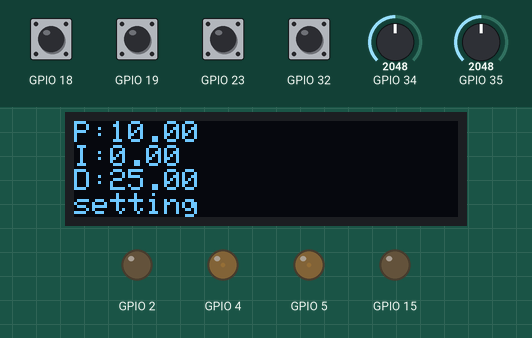
Recording of a sketch running on a simulated ESP32. On the bench: 128×32 one-colour display, output pins drawn as LEDs (lit = HIGH). The inputs (shaded band) are chosen by the test bench; at power-on: GPIO 18, GPIO 19, GPIO 23, GPIO 32 HIGH, GPIO 34 = 2048, GPIO 35 = 2048 (analog values on the 0–4095 scale). The display library's start-up logo is not drawn.

Above: at 3.2 s.
3.3 s: GPIO 18 pulled LOW for 1 s
At 5.3 s:
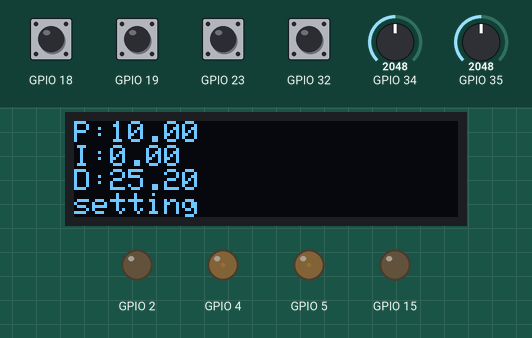
6.1 s: GPIO 34 set to 3603
At 6.5 s:
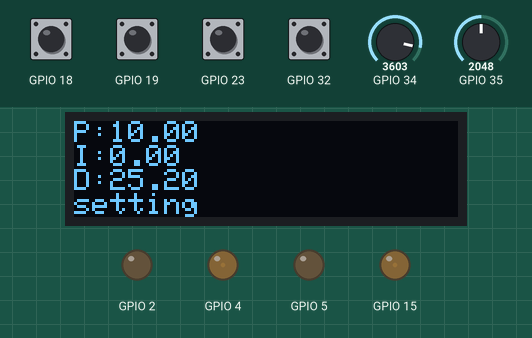
7.6 s: GPIO 19 pulled LOW for 0.15 s
At 9.0 s:
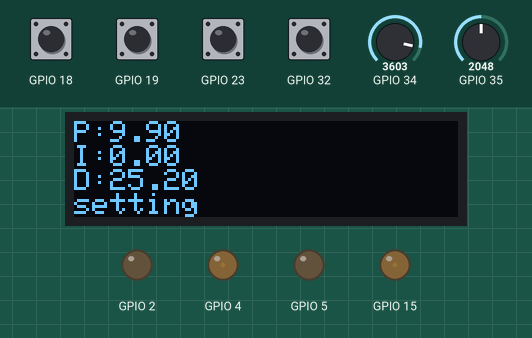
9.7 s: GPIO 23 pulled LOW for 1 s
At 11.9 s:
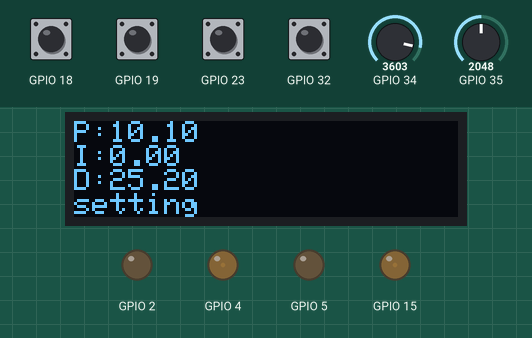
12.2 s: GPIO 32 pulled LOW for 0.15 s
At 14.0 s:
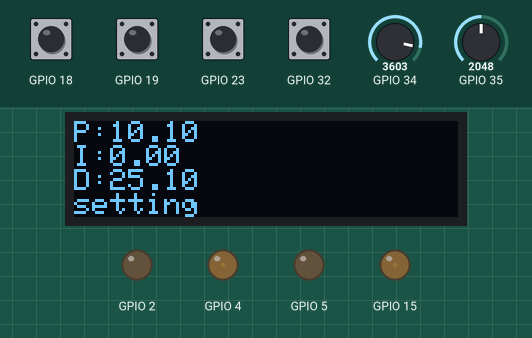
14.3 s: GPIO 19 pulled LOW for 1 s
At 16.2 s:
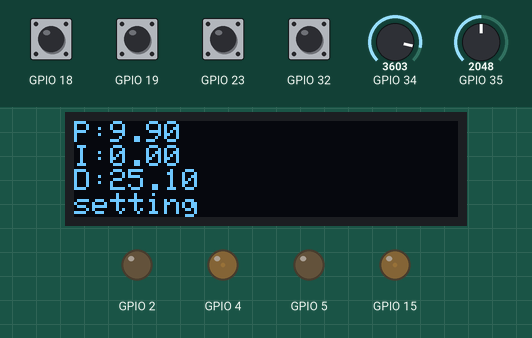
Timing chart, 0 to 17.7 s (numbered marks = the images above; inputs shaded):
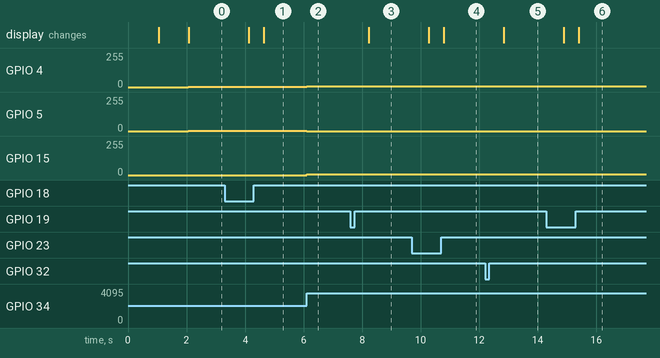

Measured:
- after the input at 3.3 s, the display: first changes after 0.82 s (image 1 shows a later state)
- after the input at 6.1 s, GPIO 4: 3/255 → 6/255 at once; GPIO 5: 3/255 → 0/255 at once; GPIO 15: 0/255 → 6/255 at once
- after the input at 7.6 s, the display: changes after 0.62 s (image 3)
- after the input at 9.7 s, the display: first changes after 0.58 s (image 4 shows a later state)
- after the input at 12.2 s, the display: changes after 0.64 s (image 5)
- after the input at 14.3 s, the display: first changes after 0.59 s (image 6 shows a later state)

The sketch:

pwm.ino
```cpp
#include <Wire.h>
#include <Adafruit_SSD1306.h> // Memanggil Library OLED SSD1306

#define SCREEN_WIDTH 128 // Lebar Oled dalam Pixel
#define SCREEN_HEIGHT 32 // Tinggi Oled dalam Pixel

#define OLED_RESET     -1
Adafruit_SSD1306 display(SCREEN_WIDTH, SCREEN_HEIGHT, &Wire, OLED_RESET);

int sensor[2];
int threshold[2] = {750,750};
byte nilai_sensor;
int posisi;
byte v = 3;
int sp =0;
double kp=10,ki=0,kd=25;
double output_motor[2];
//Interrupt variabel
hw_timer_t * timer = NULL;
//Program interrupt
void IRAM_ATTR onTime() {
  sensor[0] = analogRead(35);
  sensor[1] = analogRead(34);

  nilai_sensor=0;
  for(byte i=0;i<2;i++)
  {
   if(sensor[i]>threshold[i]) nilai_sensor |= 1 << i;
   else nilai_sensor |= 0 << i;
  }
  nilai_sensor |= 1 << 7;

  switch(nilai_sensor)
  {
    case 0b10000010: posisi=-1; break;
    case 0b10000011: posisi=0; break;
    case 0b10000001: posisi=1; break;
  }

  static int error,prev_error;
  static double p,i,d,output;
  error = sp - posisi;
  p = kp*error;
  i += ki*error;
  d = kd*(error-prev_error);
  prev_error = error;

  output = p + i + d;
  output_motor[0]=v-output;
  output_motor[1]=v+output;

  if(output_motor[0]>6)output_motor[0]=6;
  else if(output_motor[0]<-6)output_motor[0]=-6;
  if(output_motor[1]>6)output_motor[1]=6;
  else if(output_motor[1]<-6)output_motor[1]=-6;

  if(output_motor[0]>0)
  {
    ledcWrite(0, abs(output_motor[0]));
    ledcWrite(1, 0);
  }
  else
  {
    ledcWrite(0, 0);
    ledcWrite(1, abs(output_motor[0]));
  }

  if(output_motor[1]>0)
  {
    ledcWrite(2, abs(output_motor[1]));
    ledcWrite(3, 0);
  }
  else
  {
    ledcWrite(2, 0);
    ledcWrite(3, abs(output_motor[1]));
  }
}

void setup() {
  if(!display.begin(SSD1306_SWITCHCAPVCC, 0x3C)) { // alamat I2C 0x3C untuk 128x32
    Serial.println(F("SSD1306 Gagal"));
    for(;;); // mengulang terus, hingga bisa menghubungkan ke I2C Oled
  }
  display.display();
  delay(1000);
  display.clearDisplay();                 //Membersihkan tampilan
  display.setTextSize(1);                 //Ukuran tulisan
  display.setTextColor(SSD1306_WHITE);    //Warna Tulisan
  display.setCursor(0,0);                 // Koordinat awal tulisan (x,y) dimulai dari atas-kiri
  display.println(F("...INIT ROBOT..."));       //Menampilkan Tulisan RobotikIndonesia
  display.display();                      //Mulai Menamp
  delay(1000);
  //Motor dc
  ledcSetup(0, 10000, 8);
  ledcAttachPin(5, 0);
  ledcSetup(1, 10000, 8);
  ledcAttachPin(15, 1);
  ledcSetup(2, 10000, 8);
  ledcAttachPin(4, 2);
  ledcSetup(3, 10000, 8);
  ledcAttachPin(2, 3);
  //Servo
//  ledcSetup(4, 50, 8);
//  ledcAttachPin(27, 4);
//  ledcSetup(5, 50, 8);
//  ledcAttachPin(26, 5);

  ledcWrite(0, 0);
  ledcWrite(1, 0);
  ledcWrite(2, 0);
  ledcWrite(3, 0);
//  ledcWrite(4, 15); // semakin kecil => terbuka
//  ledcWrite(5, 15); // semakin kecil => terangkat
  //Init Button
  pinMode(23, INPUT_PULLUP);
  pinMode(19, INPUT_PULLUP);
  pinMode(18, INPUT_PULLUP);
  pinMode(32, INPUT_PULLUP);

  Serial.begin(9600);
  analogReadResolution(10);

  //Init Interrupt
  timer = timerBegin(0, 80, true); //80MHz => 80,000,000 / 80 = 1,000,000 ticks / second
  timerAttachInterrupt(timer, &onTime, true);
  //Fire Interrupt ( 1 = 1us )
  timerAlarmWrite(timer, 1000, true);
  timerAlarmEnable(timer);
}

void loop() {
  display.clearDisplay();                 //Membersihkan tampilan
  display.setCursor(0,0);                 // Koordinat awal tulisan (x,y) dimulai dari atas-kiri
  display.print(F("P:"));       //Menampilkan Tulisan RobotikIndonesia
  display.print(kp);
  display.setCursor(0,8);                 // Koordinat awal tulisan (x,y) dimulai dari atas-kiri
  display.print(F("I:"));       //Menampilkan Tulisan RobotikIndonesia
  display.print(ki);
  display.setCursor(0,16);                 // Koordinat awal tulisan (x,y) dimulai dari atas-kiri
  display.print(F("D:"));       //Menampilkan Tulisan RobotikIndonesia
  display.print(kd);
  display.setCursor(0,24);
  display.print("setting");
  display.display();

  if(digitalRead(23)==0)kp+=0.1;
  else if(digitalRead(19)==0)kp-=0.1;
  if(digitalRead(18)==0)kd+=0.1;
  else if(digitalRead(32)==0)kd-=0.1;
  delay(500);
}
```
